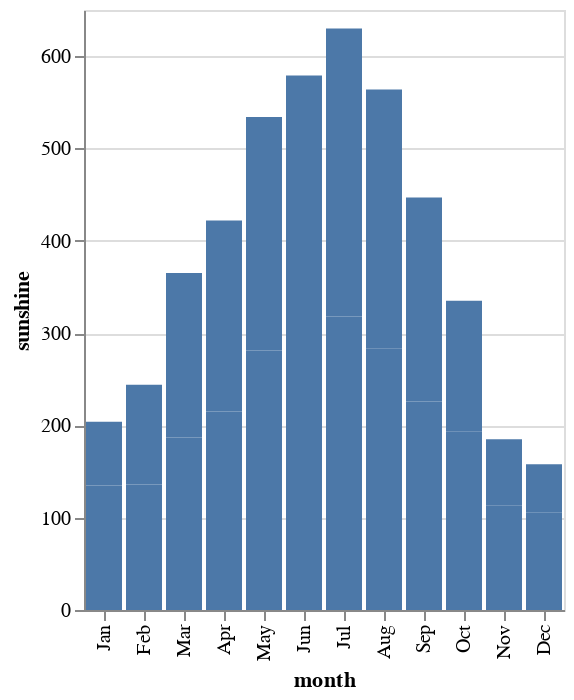

The cell this chart's notebook holds for it:
### Code cell
city = 'Chicago'
data = df.copy().loc[(df['city']== city) | (df['city']=='Seattle')].reset_index(drop=True)


alt.Chart(data).mark_bar().encode(
    alt.Y('sunshine'),
    alt.X('month', sort=alt.EncodingSortField(field='monthnum', order='ascending'))
)

### Figure 1 — Vega-Lite specification as saved in the notebook (floating-point values rounded to 4 significant figures)
{"config": {"view": {"continuousWidth": 400, "continuousHeight": 300}}, "data": {"name": "data-4b40d97efd9858d25aa31556e6bead70"}, "mark": "bar", "encoding": {"x": {"type": "nominal", "field": "month", "sort": {"field": "monthnum", "order": "ascending"}}, "y": {"type": "quantitative", "field": "sunshine"}}, "$schema": "https://vega.github.io/schema/vega-lite/v4.8.1.json", "datasets": {"data-4b40d97efd9858d25aa31556e6bead70": [{"city": "Chicago", "month": "Jan", "monthnum": 0, "sunshine": 135}, {"city": "Chicago", "month": "Feb", "monthnum": 1, "sunshine": 136}, {"city": "Chicago", "month": "Mar", "monthnum": 2, "sunshine": 187}, {"city": "Chicago", "month": "Apr", "monthnum": 3, "sunshine": 215}, {"city": "Chicago", "month": "May", "monthnum": 4, "sunshine": 281}, {"city": "Chicago", "month": "Jun", "monthnum": 5, "sunshine": 311}, {"city": "Chicago", "month": "Jul", "monthnum": 6, "sunshine": 318}, {"city": "Chicago", "month": "Aug", "monthnum": 7, "sunshine": 283}, {"city": "Chicago", "month": "Sep", "monthnum": 8, "sunshine": 226}, {"city": "Chicago", "month": "Oct", "monthnum": 9, "sunshine": 193}, {"city": "Chicago", "month": "Nov", "monthnum": 10, "sunshine": 113}, {"city": "Chicago", "month": "Dec", "monthnum": 11, "sunshine": 106}, {"city": "Seattle", "month": "Jan", "monthnum": 0, "sunshine": 69}, {"city": "Seattle", "month": "Feb", "monthnum": 1, "sunshine": 108}, {"city": "Seattle", "month": "Mar", "monthnum": 2, "sunshine": 178}, {"city": "Seattle", "month": "Apr", "monthnum": 3, "sunshine": 207}, {"city": "Seattle", "month": "May", "monthnum": 4, "sunshine": 253}, {"city": "Seattle", "month": "Jun", "monthnum": 5, "sunshine": 268}, {"city": "Seattle", "month": "Jul", "monthnum": 6, "sunshine": 312}, {"city": "Seattle", "month": "Aug", "monthnum": 7, "sunshine": 281}, {"city": "Seattle", "month": "Sep", "monthnum": 8, "sunshine": 221}, {"city": "Seattle", "month": "Oct", "monthnum": 9, "sunshine": 142}, {"city": "Seattle", "month": "Nov", "monthnum": 10, "sunshine": 72}, {"city": "Seattle", "month": "Dec", "monthnum": 11, "sunshine": 52}]}}
